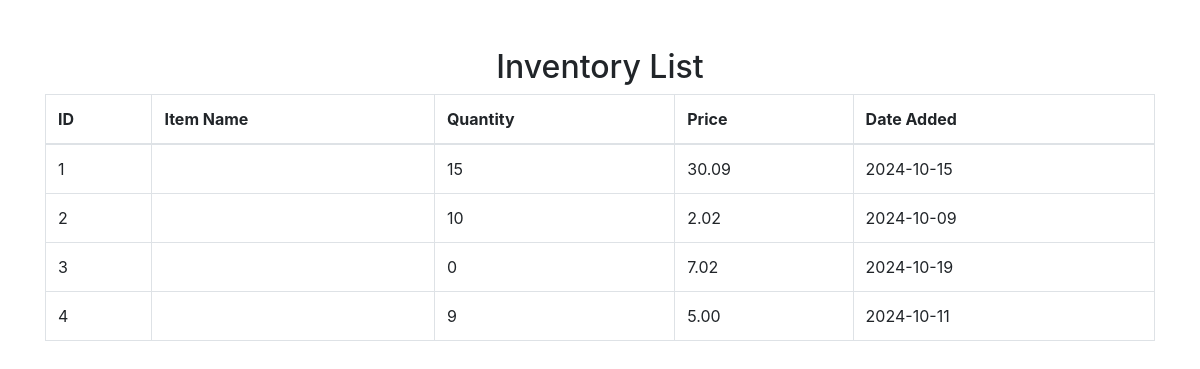
Screenshot of /display_inventory.php with the database file from the repository.
### tables this page shows
CREATE TABLE `product` (
  `product_id` int(11) NOT NULL,
  `product_name` varchar(255) NOT NULL,
  `category` enum('Beverage','Food','Condiment','Other') NOT NULL,
  `quantity_in_stock` int(11) NOT NULL,
  `stock_status` enum('in stock','low stock','out of stock') NOT NULL,
  `supplier_name` varchar(100) NOT NULL,
  `price_per_unit` decimal(10,2) NOT NULL,
  `last_restocked_date` datetime NOT NULL,
  `date_added` date NOT NULL,
  `supplier_id` int(11) DEFAULT NULL
);

### display_inventory.php (the view, shortened to what this page needs)
<?php
require_once 'connect.php';
$sql = "SELECT * FROM product";
$result = mysqli_query($con, $sql);
?>
<!DOCTYPE html>
<html lang="en">
<head>
    <link rel="stylesheet" href="https://cdn.jsdelivr.net/npm/bootstrap@4.0.0/dist/css/bootstrap.min.css">
</head>
<body>
<div class="container mt-5">
    <h2 class="text-center">Inventory List</h2>
    <table class="table table-bordered">
        <thead>
            <tr>
                <th>ID</th>
                <th>Item Name</th>
                <th>Quantity</th>
                <th>Price</th>
                <th>Date Added</th>
            </tr>
        </thead>
        <tbody>
            <?php if (mysqli_num_rows($result) > 0): ?>
                <?php while($row = mysqli_fetch_assoc($result)): ?>
                    <tr>
                        <td><?php echo $row['product_id']; ?></td>
                        <td><?php echo $row['item_name']; ?></td>
                        <td><?php echo $row['quantity_in_stock']; ?></td>
                        <td><?php echo $row['price_per_unit']; ?></td>
                        <td><?php echo $row['date_added']; ?></td>
                    </tr>
                <?php endwhile; ?>
            <?php else: ?>
                <tr>
                    <td colspan="5" class="text-center">No data found</td>
                </tr>
            <?php endif; ?>
        </tbody>
    </table>
</div>
</body>
</html>

### rows the page displays
product: product_id "1", quantity_in_stock "15", price_per_unit "30.09", date_added "2024-10-15"
product: product_id "2", quantity_in_stock "10", price_per_unit "2.02", date_added "2024-10-09"
product: product_id "3", quantity_in_stock "0", price_per_unit "7.02", date_added "2024-10-19"
product: product_id "4", quantity_in_stock "9", price_per_unit "5.00", date_added "2024-10-11"
